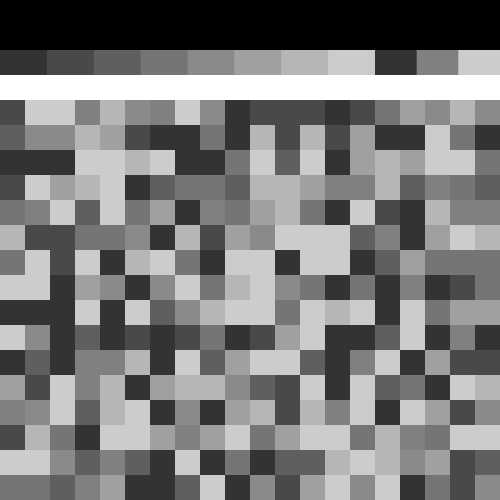
Frame 1 (no input)
Frame 60 (no input): identical to frame 1, image omitted
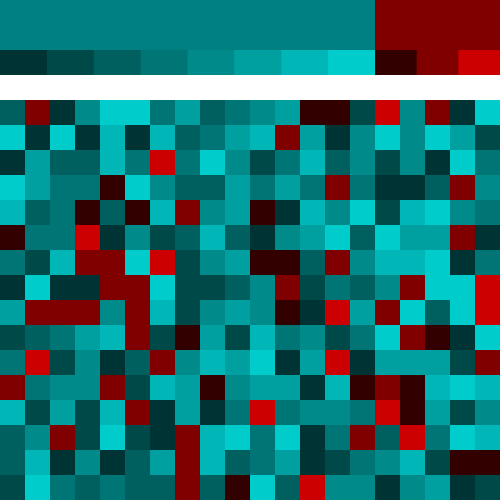
Frame 120 (the mouse pressed at the canvas centre since frame 60)

The p5.js sketch that drew these frames (run headless with seeded random() and noise() and a simulated clock; from frame 60 on, the mouse is pressed at the canvas centre):

// p5.js sketch
// ── sketch.js
let baseCol, accentCol; 
let baseColors = new Array(8);
let accentColors = new Array(3);
let numRows = 20;
let numCols = 20;
let grid = new Array(numRows);

function setup(){
  createCanvas(500, 500);
  regeneratePalette = true;
}


function draw() {
  background(255);
  noStroke();

  let baseHue = map(mouseX, 0, width, 0, 360);
  let baseLightness = map(mouseY, 0, height, 0, 100);
  colorMode(HSB, 360, 100, 100);

  baseCol = color(baseHue, 100, baseLightness);
  accentCol = color((baseHue + 180) % 360, 100, baseLightness);
  
  if (regeneratePalette) {
    generatePalette();
    generateGrid();
    regeneratePalette = false;
  }

  drawPalette();
  fill(255);
  rect(0, height/10 + 0.5*height/10, width, height/20);
  drawGrid();
}

function drawPalette() {
  fill(baseCol);
  rect(0, 0, (3*width)/4, height/10);

  fill(accentCol);
  rect((3*width)/4, 0, width/4, height/10);

  for (let i = 0; i < baseColors.length; i++) {
    let c = baseColors[i];
    fill(c);
    rect(i * ((3*width)/4)/baseColors.length, height/10, ((3*width)/4)/baseColors.length + 1, height/10);
  }

  for (let i = 0; i < accentColors.length; i++) {
    let c =  accentColors[i];
    fill(c);
    rect((3*width/4) + i * (width/4)/accentColors.length, height/10, (width/4)/accentColors.length + 1, height/10);
  }
}

function drawGrid() {
  for (let i = 0; i < numRows; i++) {
    for (let j = 0; j < numCols; j++) {
      fill(grid[i][j]);
      rect(i * width/numRows, height/5 + j * height/numCols, width/numRows, height/numCols);
    }
  }
}

function generatePalette() {
  for (let i = 0; i < baseColors.length; i++) {
    // Create variations by changing brightness while keeping hue and saturation
    let brightness = map(i, 0, baseColors.length-1, 20, 80);
    let c = color(hue(baseCol), saturation(baseCol), brightness);
    baseColors[i] = c;
  }

  for (let i = 0; i < accentColors.length; i++) {
    // Create variations by changing brightness while keeping hue and saturation  
    let brightness = map(i, 0, accentColors.length-1, 20, 80);
    let c = color(hue(accentCol), saturation(accentCol), brightness);
    accentColors[i] = c;
  }
}

function generateGrid() {
  for (let i = 0; i < numRows; i++) {
    grid[i] = new Array(numCols);
    for (let j = 0; j < numCols; j++) {
      let baseOrAccent = random();
      if (baseOrAccent < 0.75) {
        let alphaIndex = int(random(baseColors.length));
        grid[i][j] = baseColors[alphaIndex];
      } else {
        let alphaIndex = int(random(accentColors.length));
        grid[i][j] = accentColors[alphaIndex];
      }
    }
  }
}

function mousePressed(){
  regeneratePalette = true;
}
